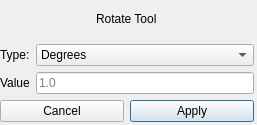
<?xml version="1.0" encoding="UTF-8"?>
<ui version="4.0">
 <class>RotateToolGUI</class>
 <widget class="QMainWindow" name="RotateToolGUI">
  <property name="geometry">
   <rect>
    <x>0</x>
    <y>0</y>
    <width>257</width>
    <height>125</height>
   </rect>
  </property>
  <property name="windowTitle">
   <string>Scale Tool</string>
  </property>
  <widget class="QWidget" name="centralwidget">
   <widget class="QWidget" name="verticalLayoutWidget">
    <property name="geometry">
     <rect>
      <x>0</x>
      <y>0</y>
      <width>254</width>
      <height>122</height>
     </rect>
    </property>
    <layout class="QVBoxLayout" name="verticalLayout">
     <item alignment="Qt::AlignHCenter|Qt::AlignVCenter">
      <widget class="QLabel" name="label">
       <property name="text">
        <string>Rotate Tool</string>
       </property>
      </widget>
     </item>
     <item>
      <layout class="QGridLayout" name="gridLayout">
       <item row="0" column="0">
        <widget class="QLabel" name="type_label">
         <property name="text">
          <string>Type:</string>
         </property>
        </widget>
       </item>
       <item row="1" column="0">
        <widget class="QLabel" name="value_label">
         <property name="text">
          <string>Value</string>
         </property>
        </widget>
       </item>
       <item row="0" column="1">
        <widget class="QComboBox" name="type_combo">
         <item>
          <property name="text">
           <string>Degrees</string>
          </property>
         </item>
        </widget>
       </item>
       <item row="1" column="1">
        <widget class="QLineEdit" name="value">
         <property name="text">
          <string/>
         </property>
         <property name="placeholderText">
          <string>1.0</string>
         </property>
        </widget>
       </item>
      </layout>
     </item>
     <item>
      <layout class="QHBoxLayout" name="horizontalLayout">
       <item>
        <widget class="QPushButton" name="cancel_button">
         <property name="text">
          <string>Cancel</string>
         </property>
        </widget>
       </item>
       <item>
        <widget class="QPushButton" name="apply_button">
         <property name="text">
          <string>Apply</string>
         </property>
         <property name="default">
          <bool>true</bool>
         </property>
        </widget>
       </item>
      </layout>
     </item>
    </layout>
   </widget>
  </widget>
 </widget>
 <resources/>
 <connections/>
</ui>
